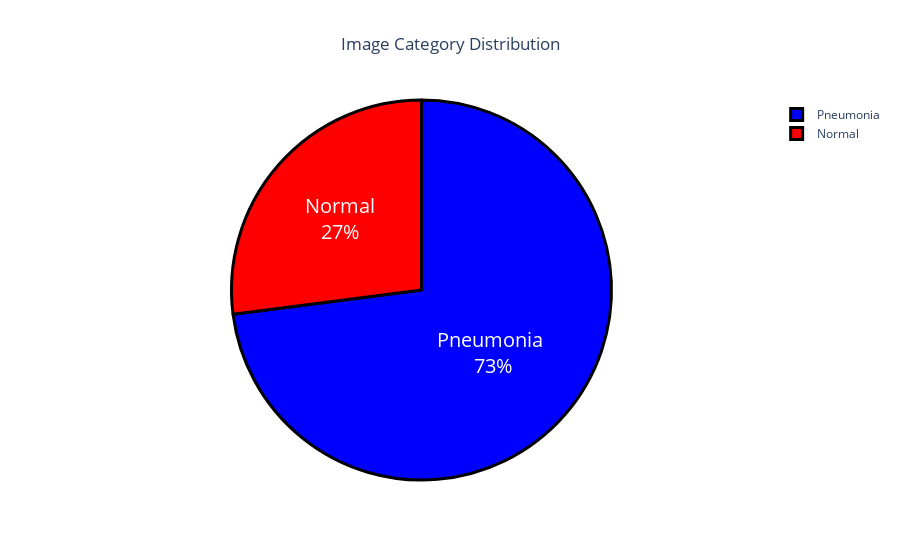

Notebook code cell kept with this figure:
### Code cell
## Plotly chart for Class distribution
labels = ["Normal",'Pneumonia ']
values = [len(all_normal), len(all_pneumonia)]
colors = ['red', 'blue']
fig = go.Figure(data=[go.Pie(labels=labels,
                             values=values)])
fig.update_traces(hoverinfo='value', textinfo='label+percent', textfont_size=20,
                  marker=dict(colors=colors, line=dict(color='#000000', width=3)))
fig.update_layout(title="Image Category Distribution", title_x=0.5)
iplot(fig)

### Figure 1 — Plotly figure (JSON) as saved in the notebook; plotly's stock layout.template omitted (floating-point values rounded to 4 significant figures)
{"data": [{"hoverinfo": "value", "labels": ["Normal", "Pneumonia "], "marker": {"colors": ["red", "blue"], "line": {"color": "#000000", "width": 3}}, "textfont": {"size": 20}, "textinfo": "label+percent", "type": "pie", "values": [1583, 4273]}], "layout": {"autosize": true, "title": {"text": "Image Category Distribution", "x": 0.5}}}
